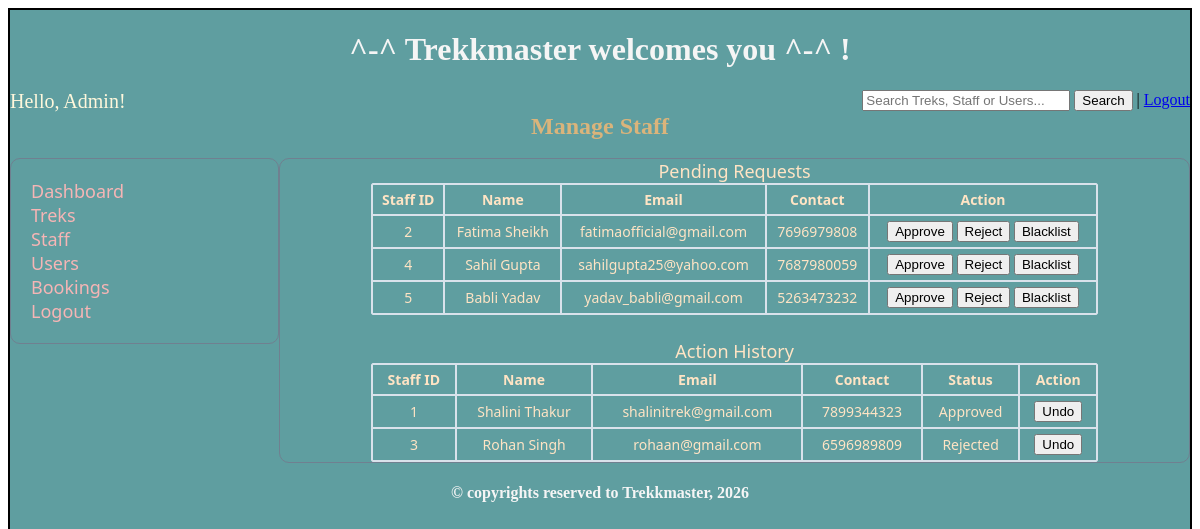
The page /manage_staff on the database its author committed.
### models.py (models this page shows)
class Staff(db.Model):
    __tablename__='staff'
    staff_id = db.Column(db.Integer, primary_key=True)
    user_id = db.Column(db.Integer, db.ForeignKey('user_details.user_id'), nullable=False, unique=True) #linking child to parent
    full_name = db.Column(db.String, nullable=False)
    address = db.Column(db.String, nullable=False)
    phone_no = db.Column(db.String(15), nullable=False)
    status = db.Column(db.Integer, nullable=False, default=0)  #0-registered, 1-approved, 2-rejected, 3-deactivated, 4- blacklisted
    treks = db.relationship("Trek", backref="assigned_staff")

class User_Details(db.Model):
    __tablename__='user_details' #user defind name
    user_id = db.Column(db.Integer, primary_key=True)
    email = db.Column(db.String, unique = True, nullable=False)
    password = db.Column(db.String, nullable=False)
    role = db.Column(db.Integer, nullable=False)  #0-admin, 1-staff, 2-trekker
    trekker=db.relationship("Trekker", cascade="all,delete", backref="user_details", uselist=False)
    staff=db.relationship("Staff", cascade="all,delete", backref="user_details", uselist=False)

### controller.py (the view, shortened to what this page needs)
@app.route('/manage_staff', methods=['GET', 'POST'])
def manage_staff():
    staff_id = request.args.get('staff_id')
    action = request.args.get('action')
    pending_staff = db.session.query(Staff).filter(Staff.status == 0).all()
    history_staff = db.session.query(Staff).filter(Staff.status != 0).all()
    return render_template("manage_staff.html", pending_staff=pending_staff, history_staff=history_staff)

### templates/manage_staff.html (shortened to what this page needs)
<!DOCTYPE html>
<html lang="en">
<head>
    <link rel="stylesheet" href="/static/main.css">
</head>
<body>
    <div class="container">
        <div class="center">
            <h1>^-^ Trekkmaster welcomes you ^-^ !</h1>
        </div>
        <div style="display: flex; justify-content: space-between;">
            <span style="text-align: left; color: cornsilk; font-size: 20px;">Hello, Admin!</span>
            <span style="text-align: right;">
                <form action="{{ url_for('search') }}" method="GET">
                    <input type="text" name="q" placeholder="Search Treks, Staff or Users..." style="width: 200px">
                    <input type="submit" value="Search"> | <a href="{{ url_for('admin_signin') }}">Logout</a>
                </form>
            </span>
        </div>
        <h2 class="heading">Manage Staff</h2>
        <br>
        <div style="display: flex;">
            <div class="sidebar">
                <a href="{{ url_for('admin_dash') }}" class="normal-text-link">Dashboard</a><br>
                <a href="{{ url_for('manage_treks') }}" class="normal-text-link">Treks</a><br>
                <a href="{{ url_for('manage_staff') }}" class="normal-text-link">Staff</a><br>
                <a href="{{ url_for('manage_users') }}" class="normal-text-link">Users</a><br>
                <a href="{{ url_for('manage_bookings') }}" class="normal-text-link">Bookings</a><br>
                <a href="{{ url_for('admin_signin') }}" class="normal-text-link">Logout</a>
            </div>
            <div class="dash_style">
                <table class="table" name="Recent Treks">
                    <caption style="font-size: 18px;">Pending Requests</caption>
                    {% if pending_staff %}
                    <tr>
                        <th>Staff ID</th>
                        <th>Name</th>
                        <th>Email</th>
                        <th>Contact</th>
                        <th>Action</th>
                    </tr>
                    {% for s in pending_staff %}
                    <tr>
                        <td>{{ s.staff_id }}</td>
                        <td>{{ s.full_name }}</td>
                        <td>{{ s.user_details.email }}</td>
                        <td>{{ s.phone_no }}</td>
                        <td>
                            <a href="{{ url_for('manage_staff', staff_id=s.staff_id, action='approve') }}"><button
                                    type="button">Approve</button></a>
                            <a href="{{ url_for('manage_staff', staff_id=s.staff_id, action='reject') }}"><button
                                    type="button">Reject</button></a>
                            <a href="{{ url_for('manage_staff', staff_id=s.staff_id, action='blacklist') }}"><button
                                    type="button">Blacklist</button></a>
                        </td>
                    </tr>
                    {% endfor %}
                    {% else %}
                    <tr>
                        <td>No requests are pending!</td>
                    </tr>
                    {% endif %}
                </table>
                <br>
                <table class="table" name="Recent Treks">
                    <caption style="font-size: 18px;">Action History</caption>
                    {% if history_staff %}
                    <tr>
                        <th>Staff ID</th>
                        <th>Name</th>
                        <th>Email</th>
                        <th>Contact</th>
                        <th>Status</th>
                        <th>Action</th>
                    </tr>
                    {% for s in history_staff %}
                    <tr>
                        <td>{{ s.staff_id }}</td>
                        <td>{{ s.full_name }}</td>
                        <td>{{ s.user_details.email }}</td>
                        <td>{{ s.phone_no }}</td>
                        <td>
                            {% if s.status == 1 %}
                            <span>Approved</span>
                            {% elif s.status == 2 %}
                            <span>Rejected</span>
                            {% elif s.status == 3 %}
                            <span>Blacklisted</span>
                            {% endif %}
                        </td>
                        <td><a href="{{ url_for('manage_staff', staff_id=s.staff_id, action='undo') }}"><button
                                    type="button">Undo</button></a></td>
                    </tr>
                    {% endfor %}
                    {% else %}
                    <tr>
                        <td>No Staff History recorded yet!</td>
                    </tr>
                    {% endif %}
                </table>
            </div>
        </div>
        <div class="center">
            <h4>&copy; copyrights reserved to Trekkmaster, 2026</h4>
        </div>
    </div>
</body>
</html>

### static/main.css (style rules this page uses)
.container { background-color: cadetblue; border: 2px solid black; width: 100%; box-sizing: border-box; min-height: 100vh; }
.heading { text-align: center; margin: auto; color: rgb(218, 180, 123); }
.center { text-align: center; margin: auto; color: whitesmoke; }
.dash_style { width: 80%; border: 1px solid slategrey; margin: auto; border-radius: 10px; font-size: 18px; font-family: 'Segoe UI', Tahoma, Geneva, Verdana, sans-serif; text-align: justify; }
.sidebar { width: 20%; border: 1px solid slategrey; margin: auto; margin-top: 0%; border-radius: 10px; font-size: 18px; font-family: 'Segoe UI', Tahoma, Geneva, Verdana, sans-serif; text-align: justify; padding: 20px; }
.table { border-spacing: 0; width: 80%; border: 1px solid rgb(217, 226, 235); margin: auto; border-radius: 2px; font-size: 14px; color: bisque; font-family: 'Segoe UI', Tahoma, Geneva, Verdana, sans-serif; text-align: center; }
.table th, .table td { border: 1px solid rgb(217, 226, 235); font-size: 12px 18px; padding: 5px; }
.normal-text-link { color: rgb(246, 181, 181); text-decoration: none; }

### rows shown on the page
Staff: staff_id "2", full_name "Fatima Sheikh", user_details.email "fatimaofficial@gmail.com", phone_no "7696979808"
Staff: staff_id "4", full_name "Sahil Gupta", user_details.email "sahilgupta25@yahoo.com", phone_no "7687980059"
Staff: staff_id "5", full_name "Babli Yadav", user_details.email "yadav_babli@gmail.com", phone_no "5263473232"
Staff: staff_id "1", full_name "Shalini Thakur", user_details.email "shalinitrek@gmail.com", phone_no "7899344323", status "Approved"
Staff: staff_id "3", full_name "Rohan Singh", user_details.email "rohaan@gmail.com", phone_no "6596989809", status "Rejected"
